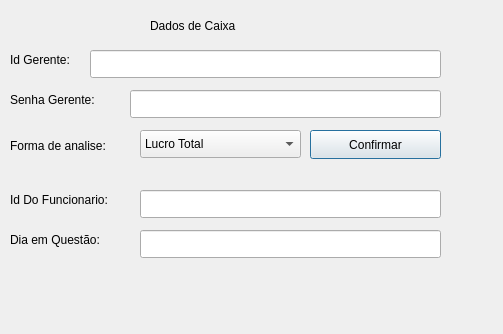
<?xml version="1.0" encoding="UTF-8"?>
<ui version="4.0">
 <class>DadosDeVenda</class>
 <widget class="QDialog" name="DadosDeVenda">
  <property name="geometry">
   <rect>
    <x>0</x>
    <y>0</y>
    <width>503</width>
    <height>334</height>
   </rect>
  </property>
  <property name="windowTitle">
   <string>Dialog</string>
  </property>
  <widget class="QLineEdit" name="IdGerente_txt">
   <property name="geometry">
    <rect>
     <x>90</x>
     <y>50</y>
     <width>351</width>
     <height>28</height>
    </rect>
   </property>
  </widget>
  <widget class="QLabel" name="label">
   <property name="geometry">
    <rect>
     <x>10</x>
     <y>50</y>
     <width>91</width>
     <height>20</height>
    </rect>
   </property>
   <property name="text">
    <string>Id Gerente:</string>
   </property>
  </widget>
  <widget class="QLineEdit" name="Senha_txt">
   <property name="geometry">
    <rect>
     <x>130</x>
     <y>90</y>
     <width>311</width>
     <height>28</height>
    </rect>
   </property>
   <property name="echoMode">
    <enum>QLineEdit::Password</enum>
   </property>
  </widget>
  <widget class="QLabel" name="label_2">
   <property name="geometry">
    <rect>
     <x>10</x>
     <y>90</y>
     <width>111</width>
     <height>20</height>
    </rect>
   </property>
   <property name="text">
    <string>Senha Gerente:</string>
   </property>
  </widget>
  <widget class="QLabel" name="label_3">
   <property name="geometry">
    <rect>
     <x>150</x>
     <y>10</y>
     <width>111</width>
     <height>31</height>
    </rect>
   </property>
   <property name="text">
    <string>Dados de Caixa</string>
   </property>
  </widget>
  <widget class="QComboBox" name="comboBox">
   <property name="geometry">
    <rect>
     <x>140</x>
     <y>130</y>
     <width>161</width>
     <height>28</height>
    </rect>
   </property>
   <item>
    <property name="text">
     <string>Lucro Total</string>
    </property>
   </item>
   <item>
    <property name="text">
     <string>Lucro por dia</string>
    </property>
   </item>
   <item>
    <property name="text">
     <string>Lucro por Funcionario</string>
    </property>
   </item>
   <item>
    <property name="text">
     <string>Lucro por Funcionario por dia</string>
    </property>
   </item>
  </widget>
  <widget class="QPushButton" name="ConfirmarButton">
   <property name="geometry">
    <rect>
     <x>310</x>
     <y>130</y>
     <width>131</width>
     <height>29</height>
    </rect>
   </property>
   <property name="text">
    <string>Confirmar</string>
   </property>
  </widget>
  <widget class="QLabel" name="label_4">
   <property name="geometry">
    <rect>
     <x>10</x>
     <y>130</y>
     <width>121</width>
     <height>31</height>
    </rect>
   </property>
   <property name="text">
    <string>Forma de analise:</string>
   </property>
  </widget>
  <widget class="QLabel" name="label_5">
   <property name="geometry">
    <rect>
     <x>10</x>
     <y>190</y>
     <width>131</width>
     <height>20</height>
    </rect>
   </property>
   <property name="text">
    <string>Id Do Funcionario:</string>
   </property>
  </widget>
  <widget class="QLabel" name="label_6">
   <property name="geometry">
    <rect>
     <x>10</x>
     <y>230</y>
     <width>121</width>
     <height>20</height>
    </rect>
   </property>
   <property name="text">
    <string>Dia em Questão:</string>
   </property>
  </widget>
  <widget class="QLineEdit" name="IdFuncionario_txt">
   <property name="geometry">
    <rect>
     <x>140</x>
     <y>190</y>
     <width>301</width>
     <height>28</height>
    </rect>
   </property>
   <property name="text">
    <string/>
   </property>
  </widget>
  <widget class="QLineEdit" name="Dia_txt">
   <property name="geometry">
    <rect>
     <x>140</x>
     <y>230</y>
     <width>301</width>
     <height>28</height>
    </rect>
   </property>
   <property name="text">
    <string/>
   </property>
   <property name="echoMode">
    <enum>QLineEdit::Password</enum>
   </property>
  </widget>
 </widget>
 <resources/>
 <connections/>
</ui>
